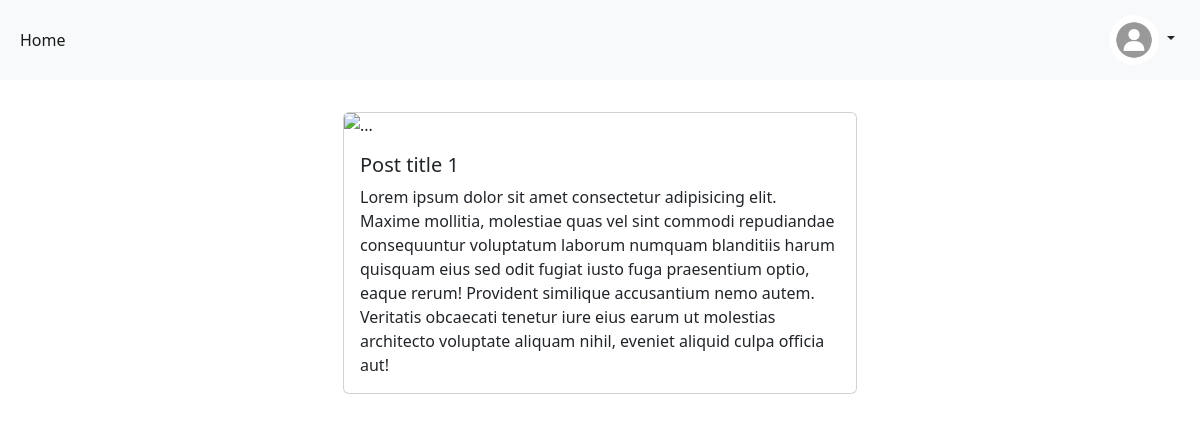
Page /posts/1 (signed in) on the committed database.
### blog/models.py (models this page shows, shortened)
class Post(db.Model):
    id = db.Column(db.Integer, primary_key=True)
    title = db.Column(db.String(100))
    content = db.Column(db.Text)
    date_created = db.Column(db.DateTime, default=datetime.datetime.utcnow)

### blog/views.py (the view)
@app.route("/posts/<id>")
def post_detail(id):
    try:
        post = Post.query.filter_by(id=id).first()
    except:
        post = None
    return render_template('post-detail.html', post=post)

### blog/__init__.py (called while the page is built)
@login_manager.user_loader
def load_user(id):
    return User.query.get(id)

### blog/templates/post-detail.html
{% extends 'base.html' %}
{% block content %}
<div class="row">
    <div class="col-6 mx-auto" id="posts">
        <div class="card m-3">
            <img src="#" class="card-img-top" alt="...">
            <div class="card-body">
                <h5 class="card-title">{{ post.title }}</h5>
                <p class="card-text">{{ post.content }}</p>
            </div>
        </div>
    </div>
</div>
{% endblock %}

### blog/templates/base.html (shortened to what this page needs)
<!doctype html>
<html lang="en">
  <head>
    <link href="https://cdn.jsdelivr.net/npm/bootstrap@5.2.3/dist/css/bootstrap.min.css" rel="stylesheet">
</head>
  <body>
    <nav class="navbar navbar-expand-lg bg-light mb-3">
        <div class="container-fluid">
            <div class="collapse navbar-collapse" id="navbarSupportedContent">
                <ul class="navbar-nav me-auto mb-2 mb-lg-0">
                    <li class="nav-item">
                        <a class="nav-link active" aria-current="page" href="{{ url_for("home") }}">Home</a>
                    </li>
                </ul>
                {% if current_user.is_authenticated %}
                <div class="dropdown">
                    <button class="btn dropdown-toggle" type="button" id="dropdownMenuButton1" data-bs-toggle="dropdown" aria-expanded="false">
                        <img id='default' src="{{ url_for('static', filename='img/default.jpg') }}" />
                    </button>
                </div>
                {% endif %}
            </div>
        </div>
    </nav>
    <div class='container'>
        {% block content %}{% endblock %}
    </div>
</body>
</html>

### blog/templates/base.html (style rules this page uses)
#default { border-radius: 50%; width: 50px; height: 50px; }

### rows in the picture
Post: title "Post title 1", content "Lorem ipsum dolor sit amet consectetur adipisicing elit. Maxime mollitia, molestiae quas vel sint commodi repudiandae consequuntur voluptatum laborum numquam blanditiis harum quisquam eius sed odit fugiat iusto fuga praesentium optio, eaque rerum! Provident similique accusantium nemo autem. Veritatis obcaecati tenetur iure eius earum ut molestias architecto voluptate aliquam nihil, eveniet aliquid culpa officia aut!"
